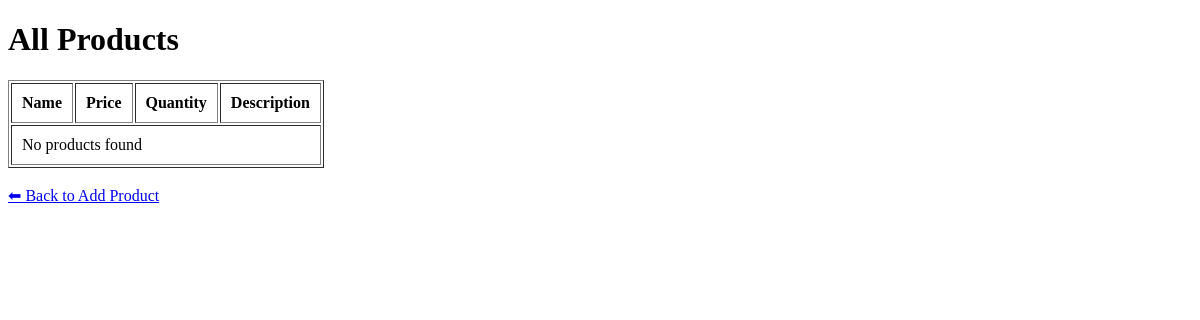
Before: /model2/prod_list/ with the older database file.
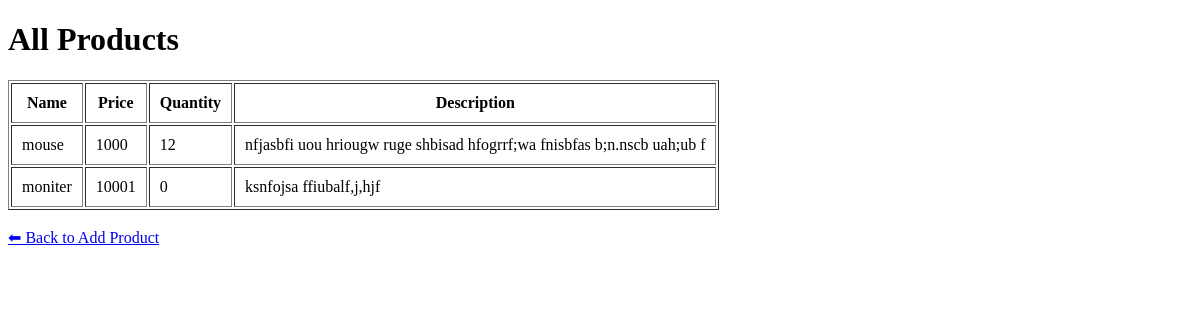
After: the same page with the newer database file.
### model2/models.py (models this page shows, shortened)
class Product(models.Model):
    name = models.CharField( max_length=50)
    price = models.IntegerField()
    quantity = models.IntegerField()
    description = models.TextField()

### model2/views.py (the view)
# urls.py: path('prod_list/', views.disp_prod, name='record'),
def disp_prod(request):
    prod = Product.objects.all()
    return render(request, 'temp/list.html', {'product': prod})

### model2/templates/temp/list.html (shortened to what this page needs)
<!DOCTYPE html>
<html>
<head>
</head>
<body>
    <h1>All Products</h1>
    <table border="1" cellpadding="10">
        <tr>
            <th>Name</th>
            <th>Price</th>
            <th>Quantity</th>
            <th>Description</th>
        </tr>
        {% for p in product %}
        <tr>
            <td>{{ p.name }}</td>
            <td>{{ p.price }}</td>
            <td>{{ p.quantity }}</td>
            <td>{{ p.description }}</td>
        </tr>
        {% empty %}
        <tr>
            <td colspan="4">No products found</td>
        </tr>
        {% endfor %}
    </table>
    <br>
    <a href="/">⬅ Back to Add Product</a>
</body>
</html>

Changed rows visible on the page:
added Product: name "mouse", price "1000", quantity "12", description "nfjasbfi uou hriougw ruge shbisad hfogrrf;wa fnisbfas b;n.nscb uah;ub f"
added Product: name "moniter", price "10001", quantity "0", description "ksnfojsa ffiubalf,j,hjf"
Other visible differences:
text no longer shown: "No products found"
